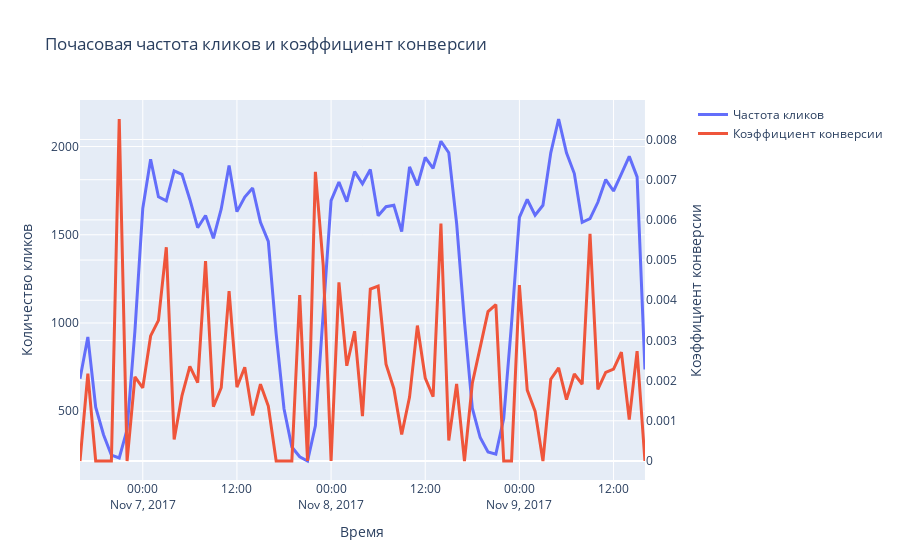

Notebook cell for this chart:
### Code cell
# округляем время до ближайшего часа
train_smp['click_rnd']=train_smp['click_time'].dt.round('H')

# Проверяем почасовые паттерны
# Создаем фигуру с двумя подграфиками
fig = make_subplots(specs=[[{"secondary_y": True}]])

# Добавляем график частоты кликов
fig.add_trace(
    go.Scatter(
        x=train_smp[['click_rnd','is_attributed']].groupby(['click_rnd']).count().index,
        y=train_smp[['click_rnd','is_attributed']].groupby(['click_rnd']).count()['is_attributed'],
        name="Частота кликов",
        line=dict(width=3),  # Делаем линию жирнее
    ),
    secondary_y=False
)

# Добавляем график коэффициента конверсии
fig.add_trace(
    go.Scatter(
        x=train_smp[['click_rnd','is_attributed']].groupby(['click_rnd']).mean().index,
        y=train_smp[['click_rnd','is_attributed']].groupby(['click_rnd']).mean()['is_attributed'],
        name="Коэффициент конверсии",
        line=dict(width=3),  # Делаем линию жирнее
    ),
    secondary_y=True
)

# Обновляем layout
fig.update_layout(
    title_text="Почасовая частота кликов и коэффициент конверсии",
    xaxis_title="Время",
    showlegend=True
)

# Обновляем метки осей
fig.update_yaxes(title_text="Количество кликов", secondary_y=False)
fig.update_yaxes(title_text="Коэффициент конверсии", secondary_y=True)

fig.show()
